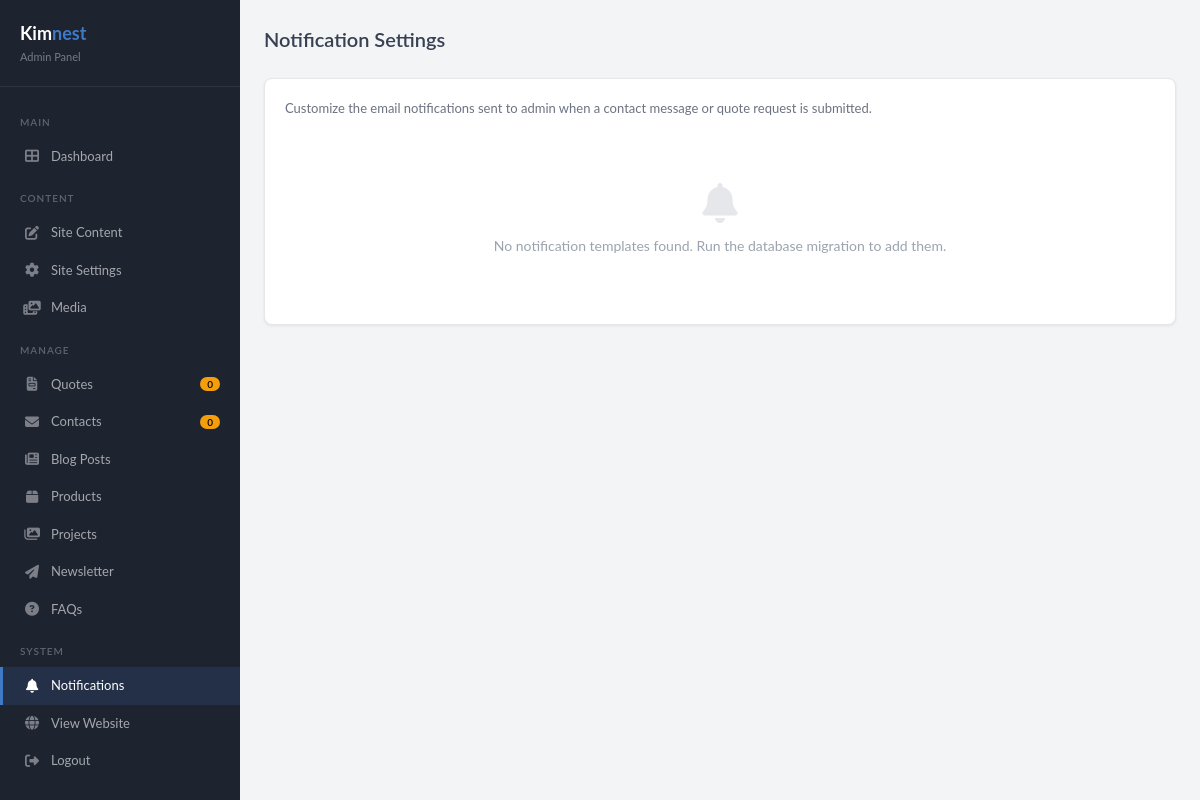
Before: /admin/notifications.php (signed in) with the older database file.
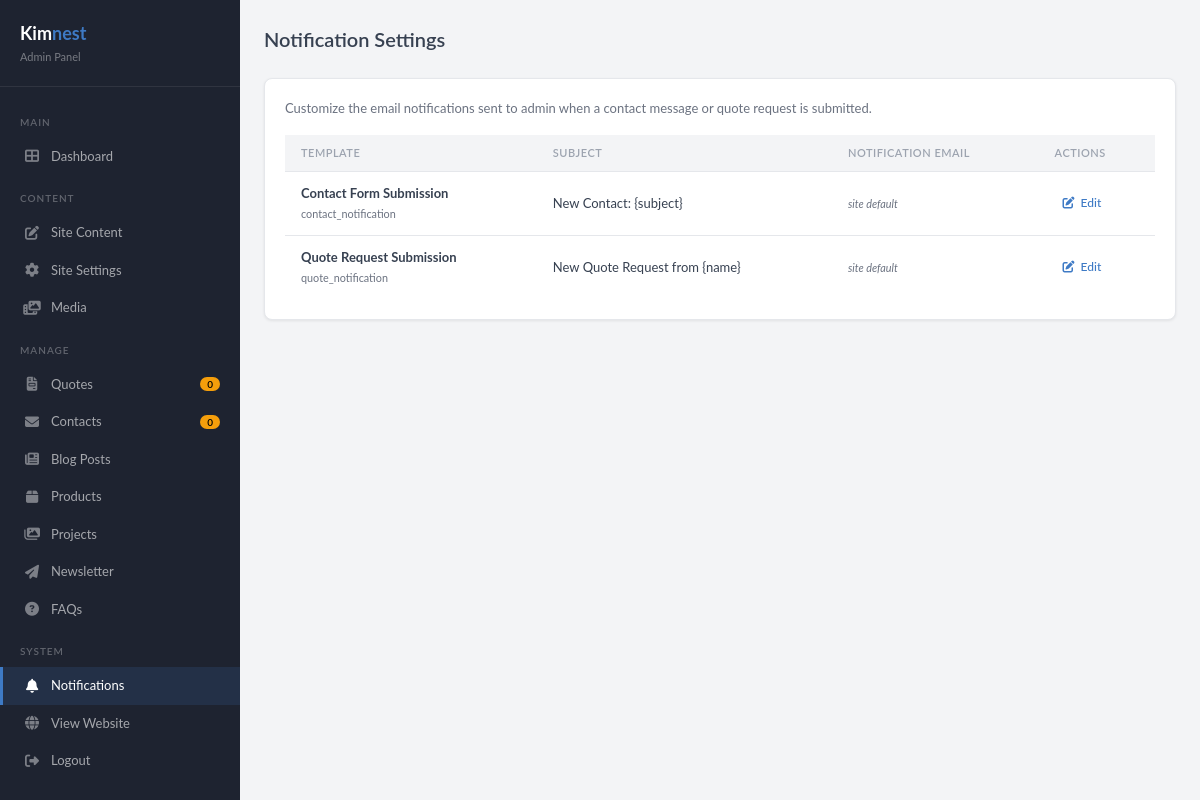
After: the same page with the newer database file.
### tables this page shows
CREATE TABLE notification_templates (
    id INT AUTO_INCREMENT PRIMARY KEY,
    template_key VARCHAR(100) NOT NULL UNIQUE,
    name VARCHAR(255) NOT NULL,
    subject VARCHAR(255) NOT NULL,
    body LONGTEXT NOT NULL,
    placeholders TEXT,
    created_at TIMESTAMP DEFAULT CURRENT_TIMESTAMP,
    updated_at TIMESTAMP DEFAULT CURRENT_TIMESTAMP ON UPDATE CURRENT_TIMESTAMP
);

### admin/notifications.php (the view, shortened to what the changed rows need)
<?php
require_once __DIR__ . '/../includes/db.php';
$templates = $pdo->query("SELECT * FROM notification_templates ORDER BY id ASC")->fetchAll();
$editTemplate = null;
?>
<!DOCTYPE html>
<html lang="en">
<head>
    <link rel="stylesheet" href="https://cdnjs.cloudflare.com/ajax/libs/font-awesome/6.4.0/css/all.min.css">
    <link rel="stylesheet" href="<?= BASE_URL ?>/assets/css/admin.css">
    <link href="https://cdn.quilljs.com/1.3.7/quill.snow.css" rel="stylesheet">
</head>
<body>
    <div class="admin-layout">
        <main class="main-content">
            <?php if ($editTemplate): ?>
                <div class="page-header">
                    <h1>Edit: <?= htmlspecialchars($editTemplate['name']) ?></h1>
                    <a href="<?= BASE_URL ?>/admin/notifications.php" class="btn btn-outline"><i class="fas fa-arrow-left"></i> Back</a>
                </div>
                <?php if (isset($_GET['saved'])): ?>
                    <div class="alert alert-success">Template saved successfully.</div>
                <?php endif; ?>
                <div class="card">
                    <div class="card-body">
                        <form method="POST" onsubmit="document.getElementById('quillHtml').value = quill.root.innerHTML;">
                            <input type="hidden" name="id" value="<?= $editTemplate['id'] ?>">
                            <div class="form-group">
                                <label>Template Name</label>
                                <input type="text" value="<?= htmlspecialchars($editTemplate['name']) ?>" disabled style="background:#f3f4f6;">
                            </div>
                            <div class="form-group">
                                <label>Email Subject Line</label>
                                <input type="text" name="subject" value="<?= htmlspecialchars($editTemplate['subject']) ?>" required>
                                <div class="template-note">Use <code>{placeholder}</code> to insert dynamic values.</div>
                            </div>
                            <div class="form-group">
                                <label>Send Notifications To</label>
                                <input type="email" name="notification_email" value="<?= htmlspecialchars($editTemplate['notification_email'] ?? '') ?>" placeholder="<?= htmlspecialchars(SITE_EMAIL) ?>">
                                <div class="template-note">Email that receives this notification. Leave empty to use the site default email.</div>
                            </div>
                            <div class="form-group">
                                <label>Email Body (HTML)</label>
                                <div id="quillEditor" style="height:350px;margin-bottom:12px;"></div>
                                <textarea name="body" id="quillHtml" style="display:none;"><?= htmlspecialchars($editTemplate['body']) ?></textarea>
                            </div>
                            <div class="form-group">
                                <label>Available Placeholders</label>
                                <p class="template-note">Click a placeholder to copy it to your clipboard, then paste it into the subject or body.</p>
                                <div class="placeholder-list" id="placeholderList">
                                    <?php foreach (explode(',', $editTemplate['placeholders']) as $ph): ?>
                                        <span class="placeholder-tag" onclick="navigator.clipboard.writeText('{<?= trim($ph) ?>}').then(()=>this.textContent='Copied!');setTimeout(()=>this.textContent='{<?= trim($ph) ?>}',1200)">{<?= trim($ph) ?>}</span>
                                    <?php endforeach; ?>
                                </div>
                            </div>
                            <button type="submit" class="btn btn-primary"><i class="fas fa-save"></i> Save Template</button>
                            <a href="<?= BASE_URL ?>/admin/notifications.php?reset=<?= urlencode($editTemplate['template_key']) ?>" class="btn btn-outline" onclick="return confirm('Reset this template to default?')"><i class="fas fa-undo"></i> Reset to Default</a>
                        </form>
                    </div>
                </div>
                <script>
                var quill = new Quill('#quillEditor', {
                    theme: 'snow',
                    modules: {
                        toolbar: [
                            [{ 'header': [1,2,3,false] }],
                            ['bold', 'italic', 'underline', 'strike'],
                            [{ 'color': [] }, { 'background': [] }],
                            [{ 'list': 'ordered'}, { 'list': 'bullet' }],
                            ['link', 'image'],
                            ['clean']
                        ]
                    },
                    placeholder: 'Compose your email notification template...'
                });
                quill.root.innerHTML = <?= json_encode($editTemplate['body']) ?>;
                </script>
            <?php else: ?>
                <div class="page-header">
                    <h1>Notification Settings</h1>
                </div>
                <div class="card">
                    <div class="card-body">
                        <?php if (empty($templates)): ?>
                            <div class="empty-state">
                                <i class="fas fa-bell"></i>
                                <p>No notification templates found. Run the database migration to add them.</p>
                            </div>
                        <?php else: ?>
                            <table>
                                <thead>
                                    <tr>
                                        <th>Template</th>
                                        <th>Subject</th>
                                        <th>Notification Email</th>
                                        <th>Actions</th>
                                    </tr>
                                </thead>
                                <tbody>
                                    <?php foreach ($templates as $t): ?>
                                        <tr>
                                            <td><strong><?= htmlspecialchars($t['name']) ?></strong><br><small style="color:#6b7280;"><?= htmlspecialchars($t['template_key']) ?></small></td>
                                            <td><?= htmlspecialchars($t['subject']) ?></td>
                                            <td><small style="color:#6b7280;"><?= $t['notification_email'] ? htmlspecialchars($t['notification_email']) : '<em>site default</em>' ?></small></td>
                                            <td>
                                                <a href="<?= BASE_URL ?>/admin/notifications.php?edit=<?= $t['id'] ?>" class="btn btn-link btn-sm"><i class="fas fa-edit"></i> Edit</a>
                                            </td>
                                        </tr>
                                    <?php endforeach; ?>
                                </tbody>
                            </table>
                        <?php endif; ?>
                    </div>
                </div>
            <?php endif; ?>
        </main>
    </div>
</body>
</html>

Changed rows visible on the page:
added notification_templates: name "Contact Form Submission", template_key "contact_notification", subject "New Contact: {subject}", shows "site default"
added notification_templates: name "Quote Request Submission", template_key "quote_notification", subject "New Quote Request from {name}", shows "site default"
Other visible differences:
text no longer shown: "No notification templates found. Run the database migration to add them."
text now shown: "TEMPLATE SUBJECT NOTIFICATION EMAIL ACTIONS"
